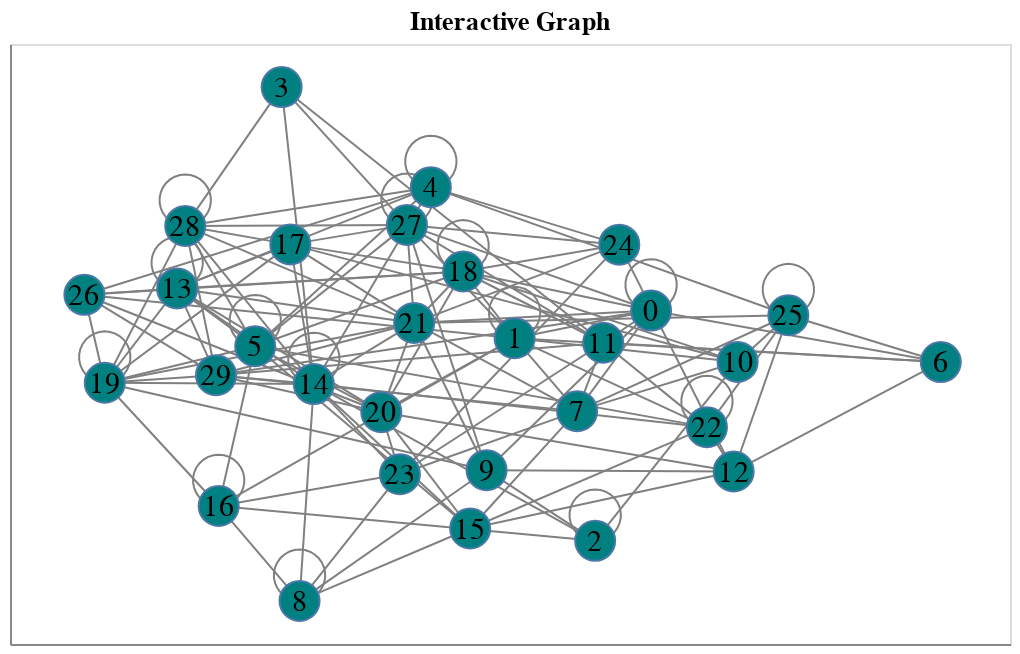

Here is the notebook cell this chart was saved with:
### Markdown cell above
Then customise some basic chart properties and add a minimal level of interactivity (tooltips, zoom and panning):

### Code cell
anx.draw_networkx(G, pos,
    node_label = 'node', node_tooltip = ['name', 'importance', 'viable']
).properties(title = 'Interactive Graph').interactive()

### Figure 1 — Vega-Lite specification as saved in the notebook (floating-point values rounded to 4 significant figures; data arrays with more than 128 entries replaced by an {"elided": "..."} marker saying what was removed)
{"config": {"view": {"continuousWidth": 300, "continuousHeight": 300}}, "layer": [{"data": {"name": "data-90c49999def9db2c6988dc6921343b86"}, "mark": {"type": "line", "color": "grey", "opacity": 1.0, "strokeWidth": 1}, "encoding": {"detail": {"field": "edge", "type": "quantitative"}, "order": {"field": "order", "type": "quantitative"}, "x": {"axis": {"grid": false, "labels": false, "ticks": false, "title": ""}, "field": "x", "type": "quantitative"}, "y": {"axis": {"grid": false, "labels": false, "ticks": false, "title": ""}, "field": "y", "type": "quantitative"}}, "name": "view_10"}, {"data": {"name": "data-1a4cb6d4bfe5e9ad439af544d4e4b291"}, "mark": {"type": "point", "fill": "teal", "opacity": 1.0, "shape": "circle", "size": 400, "strokeWidth": 1.0}, "encoding": {"tooltip": [{"field": "name", "type": "quantitative"}, {"field": "importance", "type": "quantitative"}, {"field": "viable", "type": "nominal"}], "x": {"axis": {"grid": false, "labels": false, "ticks": false}, "field": "x", "type": "quantitative"}, "y": {"axis": {"grid": false, "labels": false, "ticks": false}, "field": "y", "type": "quantitative"}}}, {"data": {"name": "data-1a4cb6d4bfe5e9ad439af544d4e4b291"}, "mark": {"type": "text", "baseline": "middle", "fill": "black", "size": 15}, "encoding": {"text": {"field": "node", "type": "quantitative"}, "x": {"axis": {"grid": false, "labels": false, "ticks": false}, "field": "x", "type": "quantitative"}, "y": {"axis": {"grid": false, "labels": false, "ticks": false}, "field": "y", "type": "quantitative"}}}], "encoding": {"x": {"scale": {"domain": [-0.1448, 1.801]}}, "y": {"scale": {"domain": [-0.08384, 1.084]}}}, "height": 300.0, "params": [{"name": "param_11", "select": {"type": "interval", "encodings": ["x", "y"]}, "bind": "scales", "views": ["view_10"]}], "title": "Interactive Graph", "width": 500.0, "$schema": "https://vega.github.io/schema/vega-lite/v5.17.0.json", "datasets": {"data-90c49999def9db2c6988dc6921343b86": {"elided": "709 records"}, "data-1a4cb6d4bfe5e9ad439af544d4e4b291": [{"node": 0, "x": 1.103, "y": 0.5651, "importance": 0.4233, "name": 98, "viable": "yes"}, {"node": 1, "x": 0.8373, "y": 0.5113, "importance": 1.382, "name": 871, "viable": "no"}, {"node": 2, "x": 0.994, "y": 0.117, "importance": 0.9796, "name": 484, "viable": "no"}, {"node": 3, "x": 0.3839, "y": 1.0, "importance": -0.5259, "name": 280, "viable": "no"}, {"node": 4, "x": 0.6743, "y": 0.8053, "importance": 1.295, "name": 287, "viable": "yes"}, {"node": 5, "x": 0.3325, "y": 0.4956, "importance": 0.1746, "name": 438, "viable": "no"}, {"node": 6, "x": 1.667, "y": 0.4649, "importance": 0.08069, "name": 86, "viable": "no"}, {"node": 7, "x": 0.9589, "y": 0.3694, "importance": 1.293, "name": 762, "viable": "no"}, {"node": 8, "x": 0.4187, "y": 0.0, "importance": 0.1715, "name": 608, "viable": "no"}, {"node": 9, "x": 0.7827, "y": 0.2544, "importance": 0.798, "name": 870, "viable": "yes"}, {"node": 10, "x": 1.271, "y": 0.4651, "importance": 1.277, "name": 530, "viable": "yes"}, {"node": 11, "x": 1.01, "y": 0.5024, "importance": 0.05032, "name": 702, "viable": "no"}, {"node": 12, "x": 1.264, "y": 0.2518, "importance": 0.9862, "name": 640, "viable": "no"}, {"node": 13, "x": 0.1806, "y": 0.6082, "importance": -0.7554, "name": 53, "viable": "yes"}, {"node": 14, "x": 0.4465, "y": 0.422, "importance": 1.813, "name": 948, "viable": "yes"}, {"node": 15, "x": 0.7508, "y": 0.1409, "importance": -1.079, "name": 384, "viable": "yes"}, {"node": 16, "x": 0.2613, "y": 0.1847, "importance": 0.7832, "name": 448, "viable": "yes"}, {"node": 17, "x": 0.4008, "y": 0.6939, "importance": -1.04, "name": 935, "viable": "no"}, {"node": 18, "x": 0.737, "y": 0.6411, "importance": 0.1222, "name": 45, "viable": "yes"}, {"node": 19, "x": 0.03965, "y": 0.4246, "importance": 1.736, "name": 873, "viable": "no"}, {"node": 20, "x": 0.5778, "y": 0.3672, "importance": -1.24, "name": 7, "viable": "no"}, {"node": 21, "x": 0.6417, "y": 0.541, "importance": 1.564, "name": 411, "viable": "no"}, {"node": 22, "x": 1.212, "y": 0.3382, "importance": -1.542, "name": 259, "viable": "yes"}, {"node": 23, "x": 0.6141, "y": 0.2465, "importance": -0.9065, "name": 244, "viable": "no"}, {"node": 24, "x": 1.041, "y": 0.6933, "importance": 0.2431, "name": 357, "viable": "yes"}, {"node": 25, "x": 1.37, "y": 0.5559, "importance": 0.02826, "name": 358, "viable": "no"}, {"node": 26, "x": 0.0, "y": 0.5957, "importance": -0.9746, "name": 112, "viable": "yes"}, {"node": 27, "x": 0.6277, "y": 0.7318, "importance": -1.435, "name": 413, "viable": "yes"}, {"node": 28, "x": 0.1962, "y": 0.7298, "importance": 0.397, "name": 177, "viable": "yes"}, {"node": 29, "x": 0.2562, "y": 0.4393, "importance": 0.9817, "name": 934, "viable": "yes"}]}}
